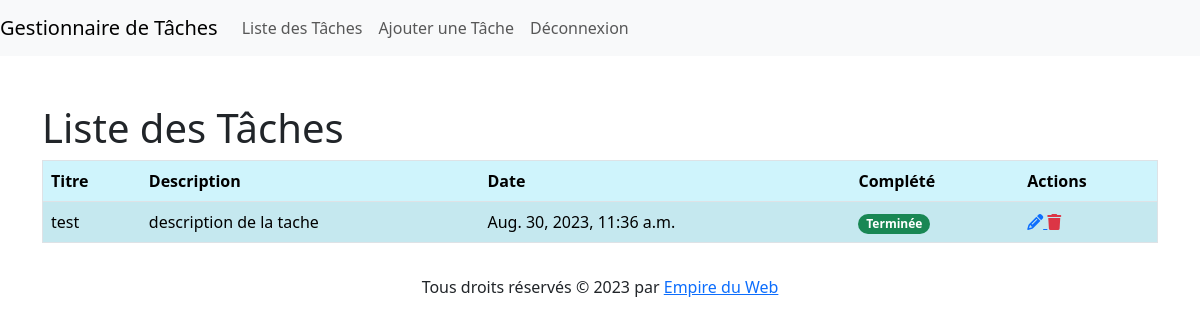
Page / (signed in) on the earlier database version.
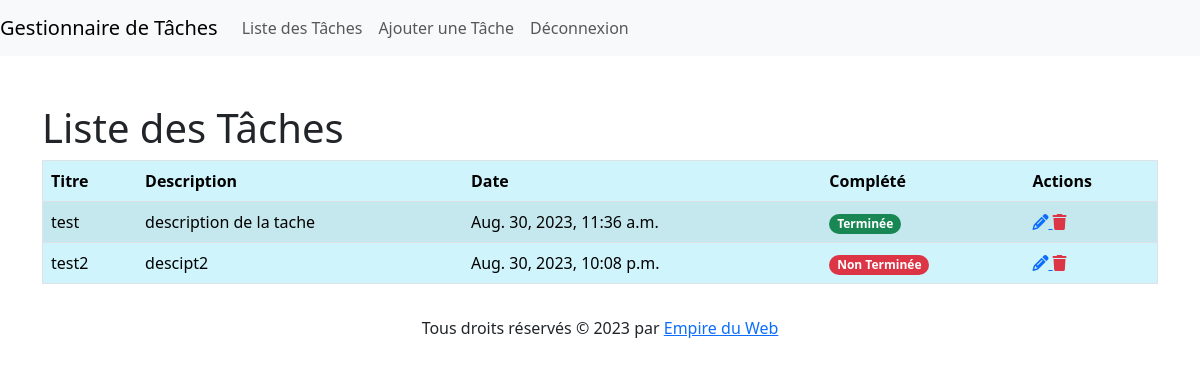
Same page on the later database version.
### tasks_app/models.py (models this page shows, shortened)
class Task(models.Model):
    title = models.CharField(max_length=200)
    description = models.TextField()
    created_at = models.DateTimeField(auto_now_add=True)
    completed = models.BooleanField(default=False)

### tasks_app/views.py (the view)
# urls.py: path('', TaskListView.as_view(), name='default'),  # URL par défaut vers la liste des tâches
class TaskListView(LoginRequiredMixin,ListView):
    model = Task
    template_name = 'tasks_app/task_list.html'
    context_object_name = 'tasks'

### tasks_app/templates/tasks_app/task_list.html
{% extends 'base.html' %}
{% block content %}
<div class="container mt-5">
    <h1>Liste des Tâches</h1>
    <table class="table table-info table-striped table-hover border">
        <thead>
            <tr>
                <th scope="col">Titre</th>
                <th scope="col">Description</th>
                <th scope="col">Date</th>
                <th scope="col">Complété</th>
                <th scope="col">Actions</th>
            </tr>
        </thead>
        <tbody>
            {% for task in tasks %}
                <tr>
                    <td>{{ task.title }}</td>
                    <td>{{ task.description }}</td>
                    <td>{{ task.created_at }}</td>
                    <td>
                        {% if task.completed %}
                            <span class="badge rounded-pill text-bg-success">Terminée</span>
                        {% else %}
                            <span class="badge rounded-pill text-bg-danger">Non Terminée</span>
                        {% endif %}
                    </td>
                    <td>
                        <a href="{% url 'task_update' task.id %}">
                            <i class="fas fa-pencil-alt text-primary"></i>
                        </a>
                        <a href="{% url 'task_delete' task.id %}">
                            <i class="fas fa-trash text-danger"></i>
                        </a>
                    </td>
                </tr>
            {% endfor %}
        </tbody>
    </table>
</div>
{% endblock %}

### GestionnaireTaches/templates/base.html (shortened to what this page needs)
 {% load static %}
<!DOCTYPE html>
<html lang="en">
<head>
    <link rel="stylesheet" href="https://cdn.jsdelivr.net/npm/bootstrap/dist/css/bootstrap.min.css">
    <link rel="stylesheet" href="https://cdnjs.cloudflare.com/ajax/libs/font-awesome/6.2.0/css/all.min.css">
    <link rel="stylesheet" type="text/css" href="{% static 'css/styles.css' %}">
</head>
<body>
    <header>
        <nav class="navbar navbar-expand-lg navbar-light bg-light">
            <a class="navbar-brand" href="{% url 'task_list' %}">Gestionnaire de Tâches</a>
            <div class="collapse navbar-collapse" id="navbarNav">
                <ul class="navbar-nav">
                    <li class="nav-item">
                        <a class="nav-link" href="{% url 'task_list' %}">Liste des Tâches</a>
                    </li>
                    <li class="nav-item">
                        <a class="nav-link" href="{% url 'task_create' %}">Ajouter une Tâche</a>
                    </li>
                    {% if user.is_authenticated %}
                        <li class="nav-item">
                            <a class="nav-link" href="{% url 'logout' %}">Déconnexion</a>
                        </li>
                    {% else %}
                        <li class="nav-item">
                            <a class="nav-link" href="{% url 'login' %}">Connexion</a>
                        </li>
                    {% endif %}
                </ul>
            </div>
        </nav>
    </header>
    <main>
        {% block content %}{% endblock %}
    </main>
    <footer class="text-center py-3">
        <p>Tous droits réservés &copy; 2023 par
            <a href="https://www.empireduweb.com">Empire du Web</a>
        </p>
    </footer>
</body>
</html>

Differences in the rows shown:
added Task: title "test2", description "descipt2", created_at "Aug. 30, 2023, 10:08 p.m.", completed "Non Terminée"
